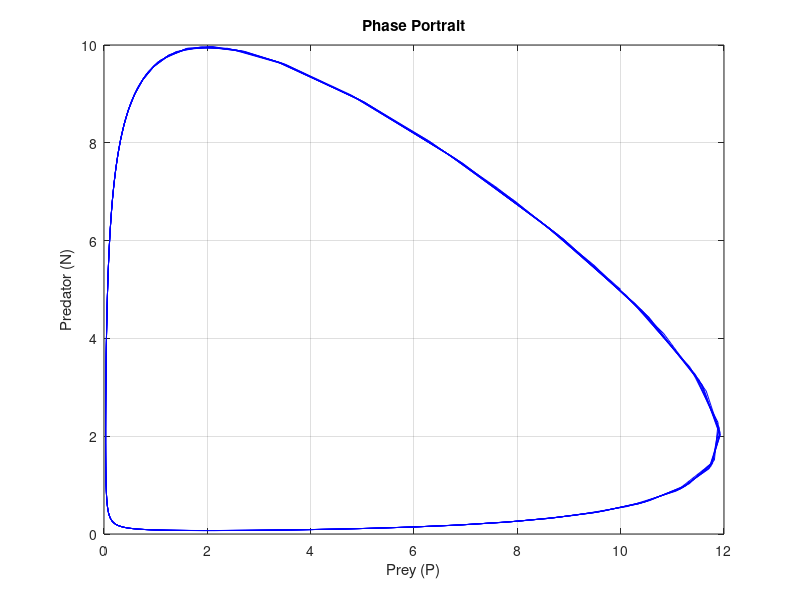

Write the MATLAB code that produced this figure.
% Define the Lotka-Volterra equations with fishing
a = 4;
b = 2;
c = 1.5;
d = 3;

LV_equations = @(t, y) [y(1) * (a - b * y(2)); y(2) * (c * y(1) - d)];

% Initial conditions
initial_conditions = [10; 5]; % N(0) = 10, P(0) = 5

% Time span for the simulation
time_span = [0 20]; % You can change the time span as needed

% Solve the differential equations using ode45 solver
[t, populations] = ode45(LV_equations, time_span, initial_conditions);

% Extract N(t) and P(t) from the populations matrix
N = populations(:, 1);
P = populations(:, 2);

% Plot the results
figure;

% Plot the trajectories
plot(N, P, 'b');
title('Phase Portrait');
xlabel('Prey (P)');
ylabel('Predator (N)');
grid on;